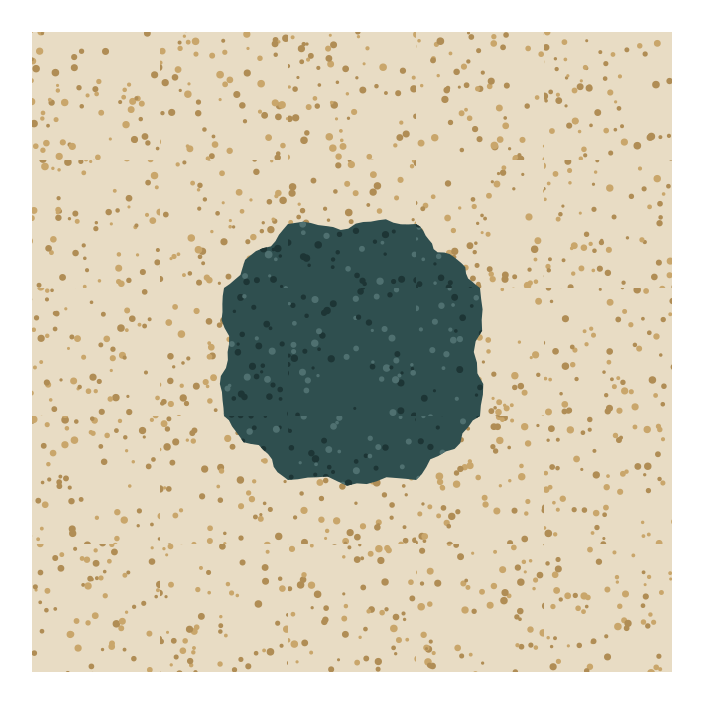

Recreate this plot in Python.
"""Marching-squares transition demo.

A 5 x 5 arrangement of 64-unit cells. The middle 3 x 3 block is dark, but its eight
ring cells are transition tiles, so the dark mass is a ragged blob inside that block.
Each transition tile is a dark stipple clipped by ``march_mask`` over a light stipple
base. Its boundary crosses every edge only at that edge's midpoint, so the loop is
continuous across each cut. The rotations below are chosen so that the two sides of
every shared edge have the same light and dark halves.

Run with ``python3 gallery/march-demo.py``. Writes ``gallery/march-demo.png``.
"""

from __future__ import annotations

import sys
from pathlib import Path

import cairosvg

sys.path.insert(0, str(Path(__file__).resolve().parents[1] / "src"))

from metapuzzle import textures as tx  # noqa: E402

CELL = 64.0
GRID = 5
PAD = 16.0
SCALE = 2                                   # PNG pixels per SVG unit
OUT = Path(__file__).resolve().parent / "march-demo.png"

LIGHT = ["#e8dcc4", "#c9a66b", "#b08d55"]   # base, then marks
DARK = ["#2f4f4f", "#1d3535", "#4f7070"]

# (col, row) -> (pattern, clockwise rotation in degrees) for the eight ring cells of the
# 3 x 3 block. The mass is dark and the base is light. Unrotated, "straight" puts its
# mass above the path, and "corner_in" puts its mass in the top-left corner. The block's
# convex corners need "corner_in" (a small dark corner), not "corner" (a small light one).
TRANSITIONS = {
    (2, 1): ("straight", 180),      # top side: light above
    (3, 2): ("straight", 270),      # right side: light to the right
    (2, 3): ("straight", 0),        # bottom side: light below
    (1, 2): ("straight", 90),       # left side: light to the left
    (1, 1): ("corner_in", 180),     # top-left corner
    (3, 1): ("corner_in", 270),     # top-right corner
    (3, 3): ("corner_in", 0),       # bottom-right corner
    (1, 3): ("corner_in", 90),      # bottom-left corner
}
CENTER = (2, 2)


def tile(col: int, row: int, seed: int) -> str:
    """SVG for the cell at (col, row), in cell-local coordinates."""
    if (col, row) == CENTER:
        return tx.stipple(seed, CELL, DARK)
    if (col, row) not in TRANSITIONS:
        return tx.stipple(seed, CELL, LIGHT)
    pattern, turn = TRANSITIONS[(col, row)]
    clip, cid = tx.march_mask(seed + 2, CELL, pattern=pattern)
    base = tx.stipple(seed, CELL, LIGHT)
    mass = tx.stipple(seed + 1, CELL, DARK)
    body = tx.compose(base, f'<defs>{clip}</defs><g clip-path="url(#{cid})">{mass}</g>')
    return f'<g transform="rotate({turn} 32 32)">{body}</g>'


def build() -> str:
    """The whole arrangement as one SVG document."""
    side = 2 * PAD + GRID * CELL
    parts = [f'<rect width="{side:g}" height="{side:g}" fill="#ffffff"/>']
    for row in range(GRID):
        for col in range(GRID):
            k = row * GRID + col
            x, y = PAD + col * CELL, PAD + row * CELL
            parts.append(f'<g transform="translate({x:g} {y:g})">'
                         f'{tile(col, row, 3 * k + 1)}</g>')
    body = "".join(parts)
    return (f'<svg xmlns="http://www.w3.org/2000/svg" width="{side:g}" height="{side:g}" '
            f'viewBox="0 0 {side:g} {side:g}">{body}</svg>')


def main() -> Path:
    cairosvg.svg2png(bytestring=build().encode("utf-8"), write_to=str(OUT), scale=SCALE)
    return OUT


if __name__ == "__main__":
    print(main())
